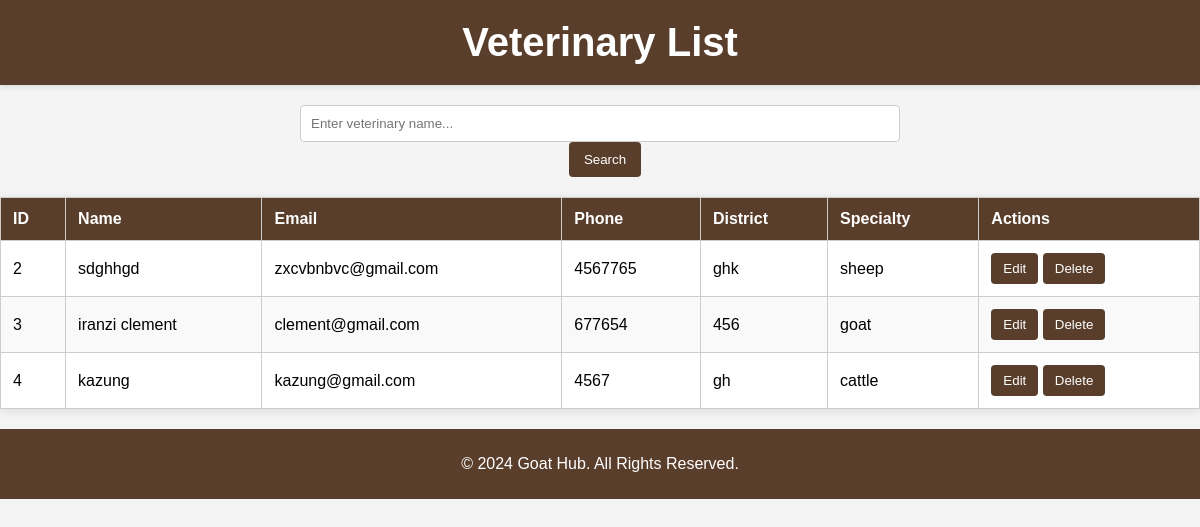
The page /veterinary_list/ on the database its author committed.
### goathubapp/models.py (models this page shows, shortened)
class Veterinary(models.Model):
    veterinary_id = models.AutoField(primary_key=True)  # Custom veterinary ID
    name = models.CharField(max_length=100)
    email = models.EmailField(unique=True)  # Unique email address
    phone = models.CharField(max_length=15)
    district = models.CharField(max_length=100)
    specialty = models.CharField(max_length=50)  # Store specialty as a string

### goathubapp/views.py (the view)
# urls.py: path('veterinary_list/', views.veterinary_list, name='veterinary_list'),
def veterinary_list(request):
    query = request.GET.get('search', '')
    veterinary_list = Veterinary.objects.filter(name__icontains=query) if query else Veterinary.objects.all()
    return render(request, 'veterinary_list.html', {'veterinary_list': veterinary_list})

### goathubapp/templates/veterinary_list.html (shortened to what this page needs)
<!DOCTYPE html>
<html lang="en">
<head>
</head>
<body>
  <header>
    <h1>Veterinary List</h1>
  </header>
  <div class="search-container">
    <form method="GET" action="{% url 'veterinary_list' %}">
      <input type="text" class="search-input" name="search" placeholder="Enter veterinary name..." value="{{ request.GET.search }}">
      <button type="submit" class="search-button">Search</button>
    </form>
  </div>
  <div class="results-container">
    {% if veterinary_list %}
      <table>
        <thead>
          <tr>
            <th>ID</th>
            <th>Name</th>
            <th>Email</th>
            <th>Phone</th>
            <th>District</th>
            <th>Specialty</th>
            <th>Actions</th>
          </tr>
        </thead>
        <tbody>
          {% for veterinary in veterinary_list %}
          <tr>
            <td>{{ veterinary.veterinary_id }}</td>
            <td>{{ veterinary.name }}</td>
            <td>{{ veterinary.email }}</td>
            <td>{{ veterinary.phone }}</td>
            <td>{{ veterinary.district }}</td>
            <td>{{ veterinary.specialty }}</td>
            <td>
              <button onclick="toggleEditForm({{ veterinary.veterinary_id }})">Edit</button>
              <button onclick="toggleDeleteForm({{ veterinary.veterinary_id }})">Delete</button>
            </td>
          </tr>
          {% empty %}
          <tr>
            <td colspan="7">No veterinarians found.</td>
          </tr>
          {% endfor %}
        </tbody>
      </table>
    {% else %}
      <p>No results to display.</p>
    {% endif %}
  </div>
  <footer>
    <p>&copy; 2024 Goat Hub. All Rights Reserved.</p>
  </footer>
</body>
</html>

### goathubapp/templates/veterinary_list.html (style rules this page uses)
body { font-family: Arial, sans-serif; margin: 0; padding: 0; background-color: #f4f4f4; }
header { background-color: #5a3e2c; color: white; padding: 20px 0; text-align: center; box-shadow: 0 2px 5px rgba(0, 0, 0, 0.1); }
h1 { margin: 0; font-size: 2.5em; }
.search-container { margin: 20px auto; max-width: 600px; text-align: center; }
.search-input { padding: 10px; width: calc(100% - 22px); border: 1px solid #ccc; border-radius: 4px; transition: border-color 0.3s; }
.search-button { padding: 10px 15px; background-color: #5a3e2c; color: white; border: none; border-radius: 4px; cursor: pointer; margin-left: 10px; transition: background-color 0.3s; }
table { width: 100%; border-collapse: collapse; margin-top: 20px; box-shadow: 0 2px 10px rgba(0, 0, 0, 0.1); background-color: white; }
th, td { padding: 12px; text-align: left; border: 1px solid #ccc; }
th { background-color: #5a3e2c; color: white; font-weight: bold; }
tr:nth-child(even) { background-color: #f9f9f9; }
button { padding: 8px 12px; background-color: #5a3e2c; color: white; border: none; border-radius: 4px; cursor: pointer; transition: background-color 0.3s; }
footer { text-align: center; padding: 10px 0; background-color: #5a3e2c; color: white; position: relative; bottom: 0; width: 100%; margin-top: 20px; }

### rows shown on the page
Veterinary: veterinary_id "2", name "sdghhgd", email "zxcvbnbvc@gmail.com", phone "4567765", district "ghk", specialty "sheep"
Veterinary: veterinary_id "3", name "iranzi clement", email "clement@gmail.com", phone "677654", district "456", specialty "goat"
Veterinary: veterinary_id "4", name "kazung", email "kazung@gmail.com", phone "4567", district "gh", specialty "cattle"
